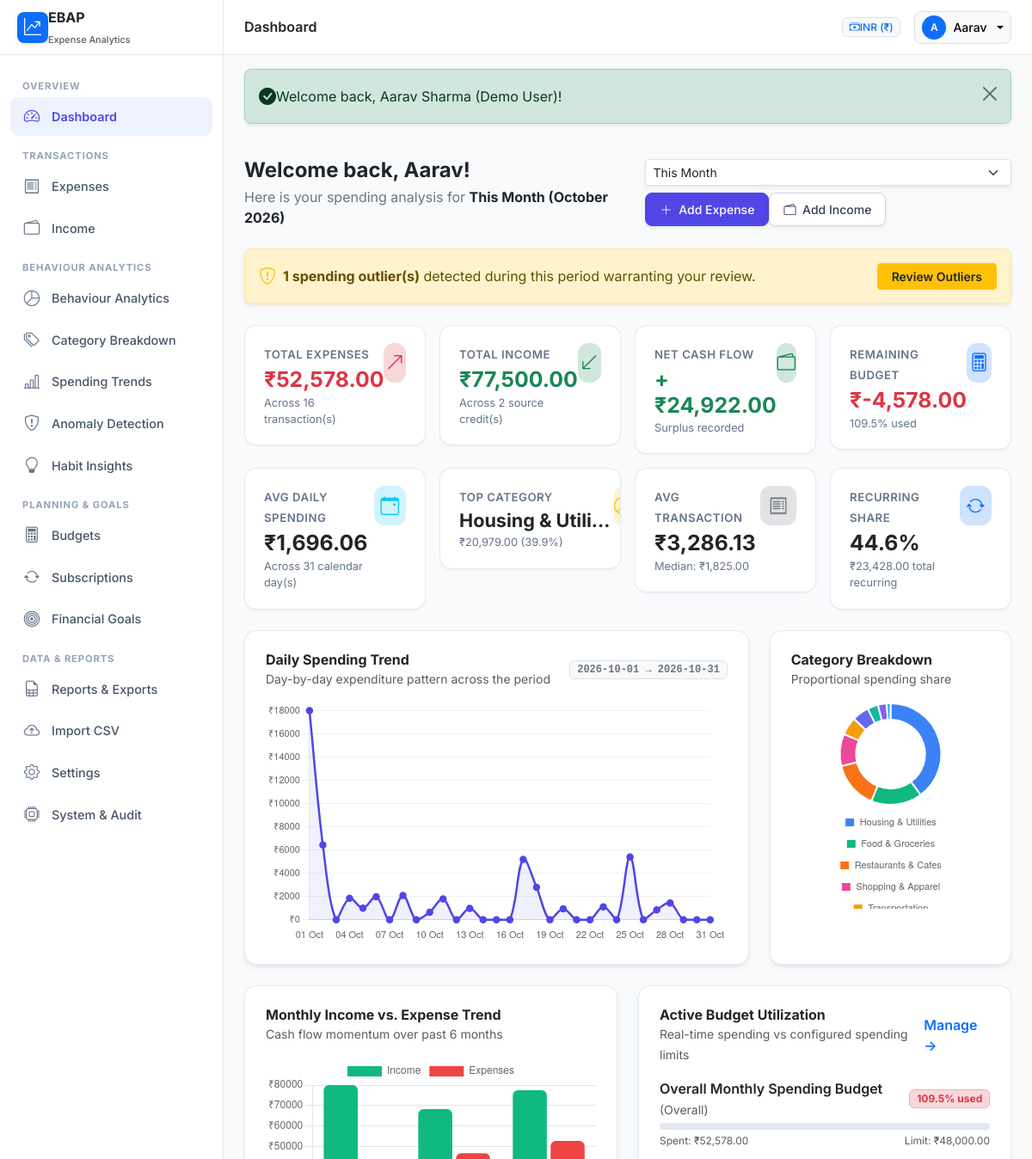
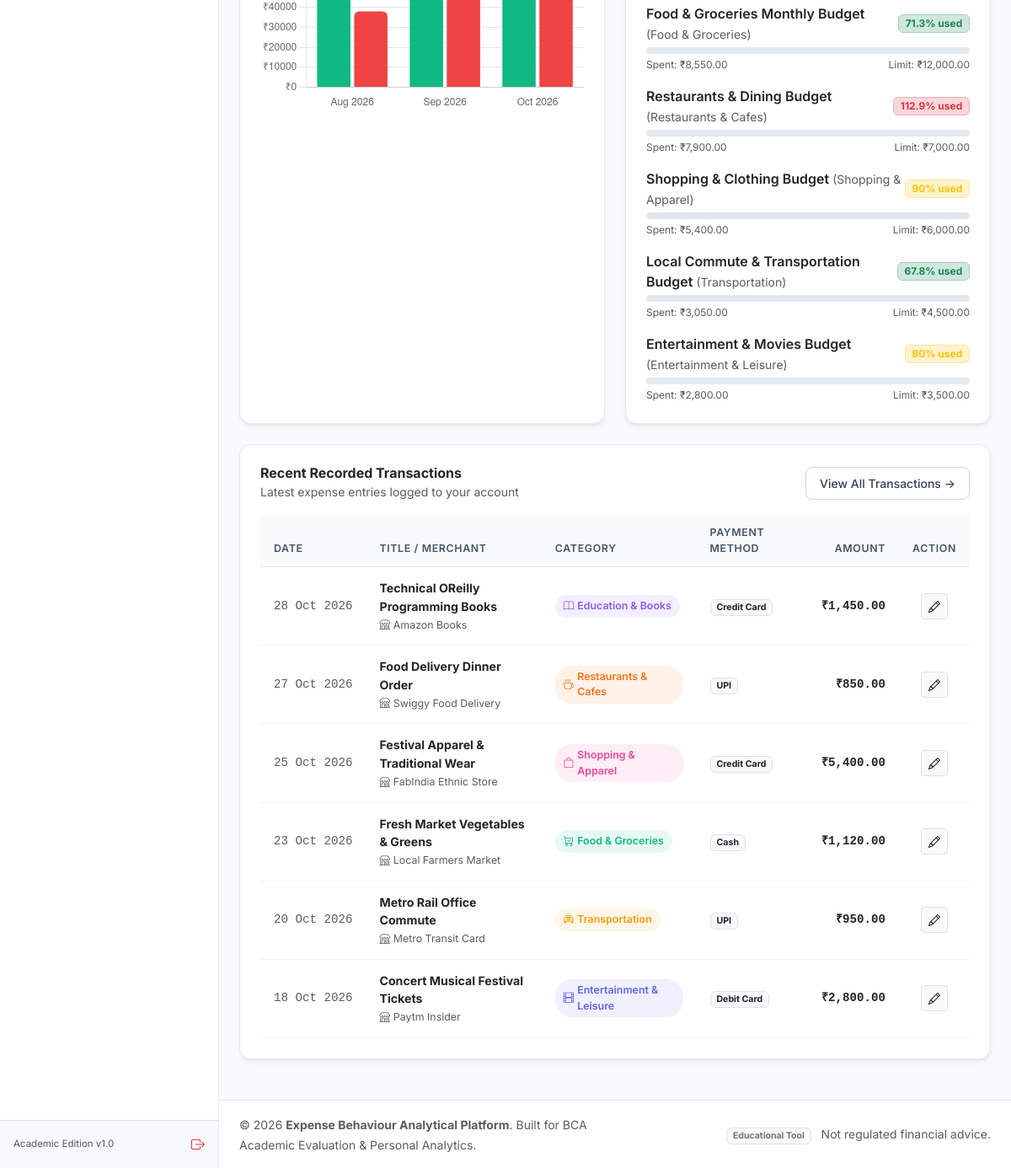
Page /dashboard/index.php (signed in) on the committed database (2 pictures, top to bottom).
### tables this page shows
CREATE TABLE `budgets` (
    `id` INT AUTO_INCREMENT PRIMARY KEY,
    `user_id` INT NOT NULL,
    `category_id` INT NULL COMMENT 'NULL for overall total budget',
    `budget_name` VARCHAR(150) NOT NULL,
    `budget_amount` DECIMAL(12, 2) NOT NULL,
    `period_type` ENUM('monthly', 'weekly', 'yearly', 'custom') NOT NULL DEFAULT 'monthly',
    `start_date` DATE NOT NULL,
    `end_date` DATE NOT NULL,
    `warning_threshold` INT NOT NULL DEFAULT 80,
    `status` ENUM('active', 'inactive') NOT NULL DEFAULT 'active',
    `created_at` TIMESTAMP NOT NULL DEFAULT CURRENT_TIMESTAMP,
    `updated_at` TIMESTAMP NOT NULL DEFAULT CURRENT_TIMESTAMP ON UPDATE CURRENT_TIMESTAMP,
    FOREIGN KEY (`user_id`) REFERENCES `users`(`id`) ON DELETE CASCADE,
    FOREIGN KEY (`category_id`) REFERENCES `expense_categories`(`id`) ON DELETE SET NULL,
    INDEX `idx_budgets_user_status` (`user_id`, `status`),
    INDEX `idx_budgets_date_range` (`user_id`, `start_date`, `end_date`)
);

CREATE TABLE `expense_categories` (
    `id` INT AUTO_INCREMENT PRIMARY KEY,
    `user_id` INT NULL,
    `category_name` VARCHAR(100) NOT NULL,
    `category_icon` VARCHAR(50) NOT NULL DEFAULT 'bi-tag',
    `category_color` VARCHAR(20) NOT NULL DEFAULT '#4f46e5',
    `is_essential` TINYINT(1) NOT NULL DEFAULT 0,
    `status` ENUM('active', 'inactive') NOT NULL DEFAULT 'active',
    `created_at` TIMESTAMP NOT NULL DEFAULT CURRENT_TIMESTAMP,
    FOREIGN KEY (`user_id`) REFERENCES `users`(`id`) ON DELETE CASCADE,
    INDEX `idx_expcat_user_status` (`user_id`, `status`),
    INDEX `idx_expcat_essential` (`is_essential`)
);

CREATE TABLE `expenses` (
    `id` INT AUTO_INCREMENT PRIMARY KEY,
    `user_id` INT NOT NULL,
    `category_id` INT NOT NULL,
    `title` VARCHAR(200) NOT NULL,
    `amount` DECIMAL(12, 2) NOT NULL,
    `transaction_date` DATE NOT NULL,
    `payment_method` ENUM('Cash', 'UPI', 'Credit Card', 'Debit Card', 'Net Banking', 'Cheque', 'Other') NOT NULL DEFAULT 'UPI',
    `merchant` VARCHAR(150) NULL,
    `description` TEXT NULL,
    `is_recurring` TINYINT(1) NOT NULL DEFAULT 0,
    `recurring_expense_id` INT NULL,
    `import_reference` VARCHAR(100) NULL,
    `created_at` TIMESTAMP NOT NULL DEFAULT CURRENT_TIMESTAMP,
    `updated_at` TIMESTAMP NOT NULL DEFAULT CURRENT_TIMESTAMP ON UPDATE CURRENT_TIMESTAMP,
    FOREIGN KEY (`user_id`) REFERENCES `users`(`id`) ON DELETE CASCADE,
    FOREIGN KEY (`category_id`) REFERENCES `expense_categories`(`id`) ON DELETE RESTRICT,
    INDEX `idx_expenses_user_date` (`user_id`, `transaction_date`),
    INDEX `idx_expenses_user_cat` (`user_id`, `category_id`),
    INDEX `idx_expenses_payment` (`payment_method`),
    INDEX `idx_expenses_recurring` (`is_recurring`)
);

### dashboard/index.php (the view, shortened to what the rows shown need)
<?php
require_once __DIR__ . '/../config/app.php';
require_once __DIR__ . '/../includes/auth.php';
require_once __DIR__ . '/../services/AnalyticsService.php';
require_once __DIR__ . '/../services/BudgetService.php';
require_once __DIR__ . '/../services/ExpenseService.php';
require_once __DIR__ . '/../services/AnomalyDetectionService.php';
$userId = getAuthUserId();
$period = $_GET['period'] ?? 'this_month';
$customStart = $_GET['start_date'] ?? null;
$customEnd = $_GET['end_date'] ?? null;
$range = getDateRangeForPeriod($period, $customStart, $customEnd);
$startDate = $range['start'];
$endDate = $range['end'];
$analytics = new AnalyticsService();
$budgetService = new BudgetService();
$expenseService = new ExpenseService();
$anomalyService = new AnomalyDetectionService();
$anomalyService->scanAndDetectAnomalies($userId, $startDate, $endDate);
$categoriesData = $analytics->getCategoryBreakdown($userId, $startDate, $endDate);
$dailyTrend = $analytics->getDailyTrend($userId, $startDate, $endDate);
$monthlyTrend = $analytics->getMonthlyTrend($userId, 6);
$paymentMethods = $analytics->getPaymentMethodDistribution($userId, $startDate, $endDate);
$activeBudgets = $budgetService->getActiveBudgetsWithUtilization($userId, $endDate);
$recentExpenses = $expenseService->getFilteredExpenses($userId, [], 1, 6)['records'];
require_once __DIR__ . '/../includes/header.php';
?>
<div class="row g-4 mb-4">
    <div class="col-lg-8">
        <div class="ebap-card p-4 h-100 bg-white">
            <div class="d-flex justify-content-between align-items-center mb-3">
                <div>
                    <h6 class="fw-bold text-dark mb-0 fs-6">Daily Spending Trend</h6>
                    <small class="text-muted">Day-by-day expenditure pattern across the period</small>
                </div>
                <span class="badge bg-light text-secondary border font-monospace"><?= $startDate ?> &rarr; <?= $endDate ?></span>
            </div>
        </div>
    </div>
</div>
<div class="row g-4 mb-4">
    <div class="col-lg-6">
        <div class="ebap-card p-4 h-100 bg-white">
            <?php if (empty($activeBudgets)): ?>
                <div class="text-center py-4 text-muted fs-7">
                    <i class="bi bi-calculator fs-2 text-secondary d-block mb-2"></i>
                    No active budgets configured for this date range.
                    <div class="mt-2">
                        <a href="<?= url('budgets/add.php') ?>" class="btn btn-sm btn-ebap">Create Monthly Budget</a>
                    </div>
                </div>
            <?php else: ?>
                <div class="d-flex flex-column gap-3">
                    <?php foreach ($activeBudgets as $b): ?>
                        <div>
                            <div class="d-flex justify-content-between align-items-center mb-1 fs-7">
                                <span class="fw-semibold text-dark">
                                    <?= e($b['budget_name']) ?>
                                    <small class="text-muted fw-normal">(<?= e($b['category_name'] ?? 'Overall') ?>)</small>
                                </span>
                                <span class="badge bg-<?= $b['status_level'] ?>-subtle text-<?= $b['status_level'] ?> border border-<?= $b['status_level'] ?>-subtle">
                                    <?= $b['utilization_pct'] ?>% used
                                </span>
                            </div>
                            <div class="ebap-progress">
                            </div>
                            <div class="d-flex justify-content-between align-items-center mt-1" style="font-size: 0.75rem;">
                                <span class="text-muted">Spent: <?= formatCurrency($b['actual_spent']) ?></span>
                                <span class="text-muted">Limit: <?= formatCurrency($b['budget_amount']) ?></span>
                            </div>
                        </div>
                    <?php endforeach; ?>
                </div>
            <?php endif; ?>
        </div>
    </div>
</div>
<div class="ebap-card bg-white p-4 mb-4">
    <?php if (empty($recentExpenses)): ?>
        <p class="text-muted text-center py-4 mb-0 fs-7">No transactions recorded yet.</p>
    <?php else: ?>
        <div class="table-responsive">
            <table class="table ebap-table align-middle">
                <thead>
                    <tr>
                        <th>Date</th>
                        <th>Title / Merchant</th>
                        <th>Category</th>
                        <th>Payment Method</th>
                        <th class="text-end">Amount</th>
                        <th class="text-center">Action</th>
                    </tr>
                </thead>
                <tbody>
                    <?php foreach ($recentExpenses as $rx): ?>
                        <tr>
                            <td class="text-muted text-nowrap fs-7 font-monospace"><?= formatDate($rx['transaction_date']) ?></td>
                            <td>
                                <strong class="text-dark d-block"><?= e($rx['title']) ?></strong>
                                <?php if (!empty($rx['merchant'])): ?>
                                    <small class="text-muted"><i class="bi bi-shop me-1"></i><?= e($rx['merchant']) ?></small>
                                <?php endif; ?>
                            </td>
                            <td>
                                <span class="category-badge" style="background-color: <?= e($rx['category_color']) ?>18; color: <?= e($rx['category_color']) ?>;">
                                    <i class="bi <?= e($rx['category_icon']) ?> me-1"></i> <?= e($rx['category_name']) ?>
                                </span>
                            </td>
                            <td>
                                <span class="badge bg-light text-dark border"><?= e($rx['payment_method']) ?></span>
                            </td>
                            <td class="text-end fw-bold text-dark font-monospace">
                                <?= formatCurrency($rx['amount']) ?>
                            </td>
                            <td class="text-center">
                                <a href="<?= url('expenses/edit.php?id=' . $rx['id']) ?>" class="btn btn-sm btn-light border p-1 px-2" title="Edit">
                                    <i class="bi bi-pencil"></i>
                                </a>
                            </td>
                        </tr>
                    <?php endforeach; ?>
                </tbody>
            </table>
        </div>
    <?php endif; ?>
</div>
<script>
document.addEventListener('DOMContentLoaded', function () {
    const symbol = '<?= getCurrencySymbol($currency) ?>';
    // 1. Daily Trend Line Chart
    const dailyLabels = <?= json_encode(array_column($dailyTrend, 'formatted_date')) ?>;
    const dailyAmounts = <?= json_encode(array_column($dailyTrend, 'amount')) ?>;
    EBAPCharts.renderDailyTrend('dailyTrendChart', dailyLabels, dailyAmounts, symbol);
    // 2. Category Doughnut Chart
    const catLabels = <?= json_encode(array_column($categoriesData['categories'], 'category_name')) ?>;
    const catAmounts = <?= json_encode(array_column($categoriesData['categories'], 'total_amount')) ?>;
    const catColors = <?= json_encode(array_column($categoriesData['categories'], 'category_color')) ?>;
    EBAPCharts.renderCategoryDoughnut('categoryDoughnutChart', catLabels, catAmounts, catColors, symbol);
    // 3. Monthly Income vs Expense Grouped Bar Chart
    const mLabels = <?= json_encode(array_column($monthlyTrend, 'label')) ?>;
    const mIncome = <?= json_encode(array_column($monthlyTrend, 'income')) ?>;
    const mExpense = <?= json_encode(array_column($monthlyTrend, 'expense')) ?>;
    EBAPCharts.renderIncomeVsExpense('monthlyIncomeExpenseChart', mLabels, mIncome, mExpense, symbol);
});
</script>
<?php require_once __DIR__ . '/../includes/footer.php'; ?>

### rows in the picture
budgets: start_date "2026-10-01", end_date "2026-10-31", budget_name "Entertainment & Movies Budget", category.category_name "Entertainment & Leisure", utilization_pct "80", actual_spent "₹2,800.00", budget_amount "₹3,500.00"
budgets: budget_name "Overall Monthly Spending Budget", category_name "Overall", utilization_pct "109.5", actual_spent "₹52,578.00", budget_amount "₹48,000.00"
budgets: budget_name "Food & Groceries Monthly Budget", category.category_name "Food & Groceries", utilization_pct "71.3", actual_spent "₹8,550.00", budget_amount "₹12,000.00"
budgets: budget_name "Restaurants & Dining Budget", category.category_name "Restaurants & Cafes", utilization_pct "112.9", actual_spent "₹7,900.00", budget_amount "₹7,000.00"
budgets: budget_name "Shopping & Clothing Budget", category.category_name "Shopping & Apparel", utilization_pct "90", actual_spent "₹5,400.00", budget_amount "₹6,000.00"
budgets: budget_name "Local Commute & Transportation Budget", category.category_name "Transportation", utilization_pct "67.8", actual_spent "₹3,050.00", budget_amount "₹4,500.00"
expenses: transaction_date "28 Oct 2026", title "Technical OReilly Programming Books", merchant "Amazon Books", category.category_name "Education & Books", payment_method "Credit Card", amount "₹1,450.00"
expenses: transaction_date "27 Oct 2026", title "Food Delivery Dinner Order", merchant "Swiggy Food Delivery", category.category_name "Restaurants & Cafes", payment_method "UPI", amount "₹850.00"
expenses: transaction_date "25 Oct 2026", title "Festival Apparel & Traditional Wear", merchant "FabIndia Ethnic Store", category.category_name "Shopping & Apparel", payment_method "Credit Card", amount "₹5,400.00"
expenses: transaction_date "23 Oct 2026", title "Fresh Market Vegetables & Greens", merchant "Local Farmers Market", category.category_name "Food & Groceries", payment_method "Cash", amount "₹1,120.00"
expenses: transaction_date "20 Oct 2026", title "Metro Rail Office Commute", merchant "Metro Transit Card", category.category_name "Transportation", payment_method "UPI", amount "₹950.00"
expenses: transaction_date "18 Oct 2026", title "Concert Musical Festival Tickets", merchant "Paytm Insider", category.category_name "Entertainment & Leisure", payment_method "Debit Card", amount "₹2,800.00"

### other values in the picture
$pageTitle "Dashboard"
$currency "INR"
getCurrencySymbol($currency) "₹"
substr($user['full_name'] ?? 'U', 0, 1) "A"
explode(' ', $user['full_name'] ?? 'User')[0] "Aarav"
$msg "Welcome back, Aarav Sharma (Demo User)!"
$range['label'] "This Month (October 2026)"
count($pendingAnomalies) "1"
formatCurrency($summary['total_expenses']) "₹52,578.00"
$summary['transaction_count'] "16"
formatCurrency($summary['total_income']) "₹77,500.00"
$summary['income_count'] "2"
formatCurrency($summary['net_cash_flow']) "₹24,922.00"
formatCurrency($summary['remaining_budget']) "₹-4,578.00"
$summary['budget_utilization_pct'] "109.5"
